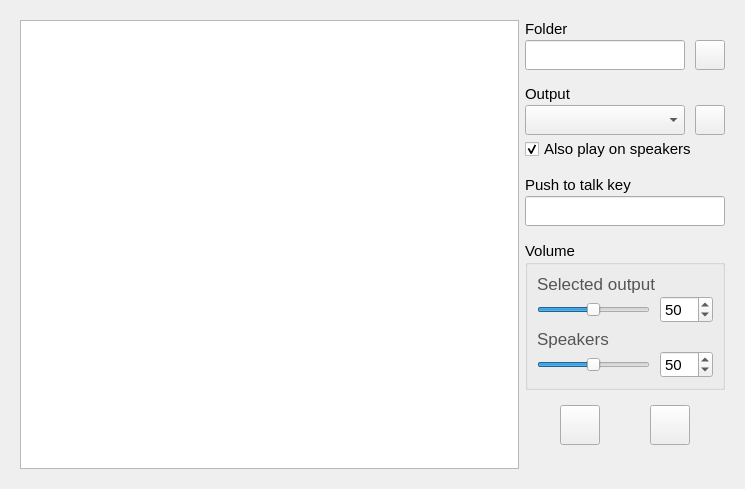
<?xml version="1.0" encoding="UTF-8"?>
<ui version="4.0">
 <class>Form</class>
 <widget class="QWidget" name="Form">
  <property name="geometry">
   <rect>
    <x>0</x>
    <y>0</y>
    <width>745</width>
    <height>489</height>
   </rect>
  </property>
  <property name="windowTitle">
   <string>Form</string>
  </property>
  <layout class="QHBoxLayout" name="horizontalLayout_2" stretch="0">
   <item>
    <widget class="QWidget" name="widget_main" native="true">
     <layout class="QHBoxLayout" name="horizontalLayout_6" stretch="1,0">
      <item>
       <widget class="SoundTreeWidget" name="tree_sounds">
        <property name="font">
         <font>
          <pointsize>11</pointsize>
         </font>
        </property>
        <property name="styleSheet">
         <string notr="true">QTreeView{
	selection-color: rgb(0, 0, 0);
	selection-background-color: rgba(60, 200, 235, 50);
}
/*
QTreeView{
	selection-color: rgb(0, 0, 0);
	selection-background-color: rgba(60, 200, 235, 50);
}

QTreeView::branch:has-siblings:adjoins-item {
    border-image: url(branch-more.png) 0;
}

QTreeView::branch:!has-children:!has-siblings:adjoins-item {
    border-image: url(branch-end.png) 0;
}

QTreeView::branch:has-children:!has-siblings:closed,
QTreeView::branch:closed:has-children:has-siblings {
        border-image: none;
        image: url(branch-closed.png);
}

QTreeView::branch:open:has-children:!has-siblings,
QTreeView::branch:open:has-children:has-siblings  {
        border-image: none;
        image: url(branch-open.png);
}
*/</string>
        </property>
        <property name="tabKeyNavigation">
         <bool>true</bool>
        </property>
        <property name="dragDropMode">
         <enum>QAbstractItemView::InternalMove</enum>
        </property>
        <property name="horizontalScrollMode">
         <enum>QAbstractItemView::ScrollPerPixel</enum>
        </property>
        <property name="rootIsDecorated">
         <bool>false</bool>
        </property>
        <attribute name="headerVisible">
         <bool>false</bool>
        </attribute>
        <column>
         <property name="text">
          <string notr="true">1</string>
         </property>
        </column>
       </widget>
      </item>
      <item>
       <layout class="QVBoxLayout" name="verticalLayout_2">
        <property name="spacing">
         <number>15</number>
        </property>
        <item>
         <layout class="QVBoxLayout" name="verticalLayout_7">
          <property name="spacing">
           <number>2</number>
          </property>
          <item>
           <widget class="QLabel" name="label_folder">
            <property name="minimumSize">
             <size>
              <width>200</width>
              <height>0</height>
             </size>
            </property>
            <property name="font">
             <font>
              <pointsize>11</pointsize>
             </font>
            </property>
            <property name="text">
             <string>&lt;html&gt;&lt;head/&gt;&lt;body&gt;&lt;p&gt;Folder&lt;/p&gt;&lt;/body&gt;&lt;/html&gt;</string>
            </property>
            <property name="textFormat">
             <enum>Qt::AutoText</enum>
            </property>
           </widget>
          </item>
          <item>
           <layout class="QHBoxLayout" name="horizontalLayout_5">
            <property name="spacing">
             <number>10</number>
            </property>
            <item>
             <widget class="QLineEdit" name="line_folder">
              <property name="minimumSize">
               <size>
                <width>0</width>
                <height>30</height>
               </size>
              </property>
              <property name="font">
               <font>
                <pointsize>11</pointsize>
               </font>
              </property>
              <property name="frame">
               <bool>true</bool>
              </property>
              <property name="readOnly">
               <bool>true</bool>
              </property>
             </widget>
            </item>
            <item>
             <widget class="QPushButton" name="button_folder">
              <property name="minimumSize">
               <size>
                <width>30</width>
                <height>30</height>
               </size>
              </property>
              <property name="maximumSize">
               <size>
                <width>30</width>
                <height>30</height>
               </size>
              </property>
              <property name="font">
               <font>
                <pointsize>11</pointsize>
               </font>
              </property>
              <property name="text">
               <string/>
              </property>
             </widget>
            </item>
           </layout>
          </item>
         </layout>
        </item>
        <item>
         <layout class="QVBoxLayout" name="verticalLayout_5">
          <property name="spacing">
           <number>2</number>
          </property>
          <item>
           <widget class="QLabel" name="label_output">
            <property name="minimumSize">
             <size>
              <width>200</width>
              <height>0</height>
             </size>
            </property>
            <property name="font">
             <font>
              <pointsize>11</pointsize>
             </font>
            </property>
            <property name="text">
             <string>&lt;html&gt;&lt;head/&gt;&lt;body&gt;&lt;p&gt;Output&lt;/p&gt;&lt;/body&gt;&lt;/html&gt;</string>
            </property>
            <property name="textFormat">
             <enum>Qt::AutoText</enum>
            </property>
           </widget>
          </item>
          <item>
           <layout class="QHBoxLayout" name="horizontalLayout_7">
            <property name="spacing">
             <number>10</number>
            </property>
            <item>
             <widget class="QComboBox" name="combo_output">
              <property name="minimumSize">
               <size>
                <width>0</width>
                <height>30</height>
               </size>
              </property>
              <property name="font">
               <font>
                <pointsize>11</pointsize>
               </font>
              </property>
              <property name="sizeAdjustPolicy">
               <enum>QComboBox::AdjustToMinimumContentsLength</enum>
              </property>
             </widget>
            </item>
            <item>
             <widget class="QPushButton" name="button_update_outputs">
              <property name="minimumSize">
               <size>
                <width>30</width>
                <height>30</height>
               </size>
              </property>
              <property name="maximumSize">
               <size>
                <width>30</width>
                <height>30</height>
               </size>
              </property>
              <property name="font">
               <font>
                <pointsize>11</pointsize>
               </font>
              </property>
              <property name="text">
               <string/>
              </property>
             </widget>
            </item>
           </layout>
          </item>
          <item>
           <widget class="QCheckBox" name="check_play_on_speakers">
            <property name="font">
             <font>
              <pointsize>11</pointsize>
             </font>
            </property>
            <property name="text">
             <string>Also play on speakers</string>
            </property>
            <property name="checked">
             <bool>true</bool>
            </property>
            <property name="tristate">
             <bool>false</bool>
            </property>
           </widget>
          </item>
         </layout>
        </item>
        <item>
         <layout class="QVBoxLayout" name="verticalLayout_8">
          <property name="spacing">
           <number>2</number>
          </property>
          <item>
           <widget class="QLabel" name="label_talk_key">
            <property name="minimumSize">
             <size>
              <width>200</width>
              <height>0</height>
             </size>
            </property>
            <property name="font">
             <font>
              <pointsize>11</pointsize>
             </font>
            </property>
            <property name="text">
             <string>&lt;html&gt;&lt;head/&gt;&lt;body&gt;&lt;p&gt;Push to talk key&lt;/p&gt;&lt;/body&gt;&lt;/html&gt;</string>
            </property>
            <property name="textFormat">
             <enum>Qt::AutoText</enum>
            </property>
           </widget>
          </item>
          <item>
           <widget class="ShortcutLineEdit" name="line_talk_key">
            <property name="minimumSize">
             <size>
              <width>0</width>
              <height>30</height>
             </size>
            </property>
            <property name="font">
             <font>
              <pointsize>11</pointsize>
             </font>
            </property>
            <property name="frame">
             <bool>true</bool>
            </property>
            <property name="echoMode">
             <enum>QLineEdit::Normal</enum>
            </property>
            <property name="alignment">
             <set>Qt::AlignCenter</set>
            </property>
            <property name="readOnly">
             <bool>true</bool>
            </property>
            <property name="clearButtonEnabled">
             <bool>false</bool>
            </property>
           </widget>
          </item>
         </layout>
        </item>
        <item>
         <widget class="QGroupBox" name="group_volume">
          <property name="font">
           <font>
            <pointsize>11</pointsize>
           </font>
          </property>
          <property name="title">
           <string>Volume</string>
          </property>
          <layout class="QVBoxLayout" name="verticalLayout_6">
           <item>
            <layout class="QVBoxLayout" name="verticalLayout_3">
             <property name="spacing">
              <number>2</number>
             </property>
             <item>
              <widget class="QLabel" name="label_volume_selected">
               <property name="font">
                <font>
                 <pointsize>11</pointsize>
                </font>
               </property>
               <property name="text">
                <string>&lt;html&gt;&lt;head/&gt;&lt;body&gt;&lt;p&gt;&lt;span style=&quot; font-size:13pt; color:#555555;&quot;&gt;Selected output&lt;/span&gt;&lt;/p&gt;&lt;/body&gt;&lt;/html&gt;</string>
               </property>
               <property name="textFormat">
                <enum>Qt::AutoText</enum>
               </property>
              </widget>
             </item>
             <item>
              <layout class="QHBoxLayout" name="horizontalLayout_3">
               <property name="spacing">
                <number>10</number>
               </property>
               <item>
                <widget class="QSlider" name="slider_volume_selected">
                 <property name="maximum">
                  <number>100</number>
                 </property>
                 <property name="value">
                  <number>50</number>
                 </property>
                 <property name="sliderPosition">
                  <number>50</number>
                 </property>
                 <property name="orientation">
                  <enum>Qt::Horizontal</enum>
                 </property>
                 <property name="invertedAppearance">
                  <bool>false</bool>
                 </property>
                 <property name="invertedControls">
                  <bool>false</bool>
                 </property>
                </widget>
               </item>
               <item>
                <widget class="QSpinBox" name="spin_volume_selected">
                 <property name="font">
                  <font>
                   <pointsize>11</pointsize>
                  </font>
                 </property>
                 <property name="correctionMode">
                  <enum>QAbstractSpinBox::CorrectToNearestValue</enum>
                 </property>
                 <property name="maximum">
                  <number>100</number>
                 </property>
                 <property name="value">
                  <number>50</number>
                 </property>
                </widget>
               </item>
              </layout>
             </item>
            </layout>
           </item>
           <item>
            <layout class="QVBoxLayout" name="verticalLayout_4">
             <property name="spacing">
              <number>2</number>
             </property>
             <item>
              <widget class="QLabel" name="label_volume_speakers">
               <property name="font">
                <font>
                 <pointsize>11</pointsize>
                </font>
               </property>
               <property name="text">
                <string>&lt;html&gt;&lt;head/&gt;&lt;body&gt;&lt;p&gt;&lt;span style=&quot; font-size:13pt; color:#555555;&quot;&gt;Speakers&lt;/span&gt;&lt;/p&gt;&lt;/body&gt;&lt;/html&gt;</string>
               </property>
              </widget>
             </item>
             <item>
              <layout class="QHBoxLayout" name="horizontalLayout_4">
               <property name="spacing">
                <number>10</number>
               </property>
               <item>
                <widget class="QSlider" name="slider_volume_speakers">
                 <property name="maximum">
                  <number>100</number>
                 </property>
                 <property name="value">
                  <number>50</number>
                 </property>
                 <property name="sliderPosition">
                  <number>50</number>
                 </property>
                 <property name="orientation">
                  <enum>Qt::Horizontal</enum>
                 </property>
                 <property name="invertedAppearance">
                  <bool>false</bool>
                 </property>
                 <property name="invertedControls">
                  <bool>false</bool>
                 </property>
                </widget>
               </item>
               <item>
                <widget class="QSpinBox" name="spin_volume_speakers">
                 <property name="font">
                  <font>
                   <pointsize>11</pointsize>
                  </font>
                 </property>
                 <property name="correctionMode">
                  <enum>QAbstractSpinBox::CorrectToNearestValue</enum>
                 </property>
                 <property name="maximum">
                  <number>100</number>
                 </property>
                 <property name="value">
                  <number>50</number>
                 </property>
                </widget>
               </item>
              </layout>
             </item>
            </layout>
           </item>
          </layout>
         </widget>
        </item>
        <item>
         <layout class="QHBoxLayout" name="horizontalLayout">
          <item>
           <widget class="QPushButton" name="button_pause">
            <property name="minimumSize">
             <size>
              <width>40</width>
              <height>40</height>
             </size>
            </property>
            <property name="maximumSize">
             <size>
              <width>40</width>
              <height>40</height>
             </size>
            </property>
            <property name="font">
             <font>
              <pointsize>11</pointsize>
             </font>
            </property>
            <property name="text">
             <string/>
            </property>
           </widget>
          </item>
          <item>
           <widget class="QPushButton" name="button_stop">
            <property name="minimumSize">
             <size>
              <width>40</width>
              <height>40</height>
             </size>
            </property>
            <property name="maximumSize">
             <size>
              <width>40</width>
              <height>40</height>
             </size>
            </property>
            <property name="font">
             <font>
              <pointsize>11</pointsize>
             </font>
            </property>
            <property name="text">
             <string/>
            </property>
           </widget>
          </item>
         </layout>
        </item>
        <item>
         <spacer name="verticalSpacer">
          <property name="orientation">
           <enum>Qt::Vertical</enum>
          </property>
          <property name="sizeHint" stdset="0">
           <size>
            <width>20</width>
            <height>0</height>
           </size>
          </property>
         </spacer>
        </item>
       </layout>
      </item>
     </layout>
    </widget>
   </item>
  </layout>
 </widget>
 <customwidgets>
  <customwidget>
   <class>SoundTreeWidget</class>
   <extends>QTreeWidget</extends>
   <header>soundtreewidget.h</header>
  </customwidget>
  <customwidget>
   <class>ShortcutLineEdit</class>
   <extends>QLineEdit</extends>
   <header>shortcutlineedit.h</header>
  </customwidget>
 </customwidgets>
 <tabstops>
  <tabstop>tree_sounds</tabstop>
  <tabstop>line_folder</tabstop>
  <tabstop>button_folder</tabstop>
  <tabstop>check_play_on_speakers</tabstop>
  <tabstop>line_talk_key</tabstop>
  <tabstop>slider_volume_selected</tabstop>
  <tabstop>spin_volume_selected</tabstop>
  <tabstop>slider_volume_speakers</tabstop>
  <tabstop>spin_volume_speakers</tabstop>
  <tabstop>button_pause</tabstop>
  <tabstop>button_stop</tabstop>
 </tabstops>
 <resources/>
 <connections/>
</ui>
